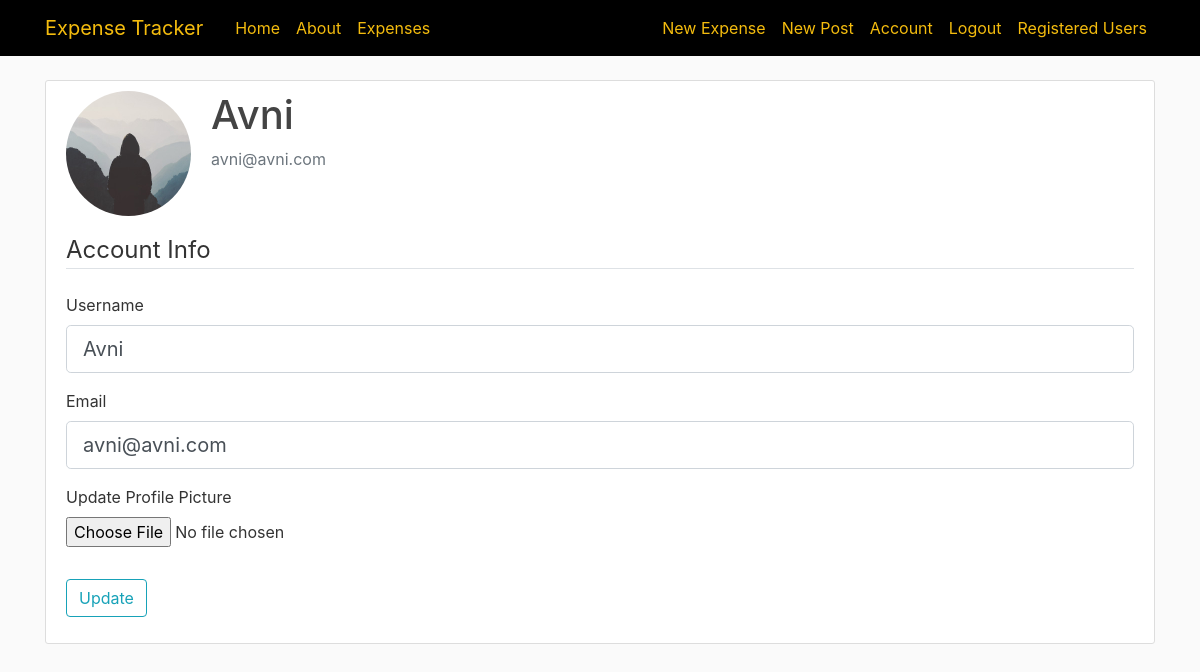
Page /account (signed in) on the earlier database version.
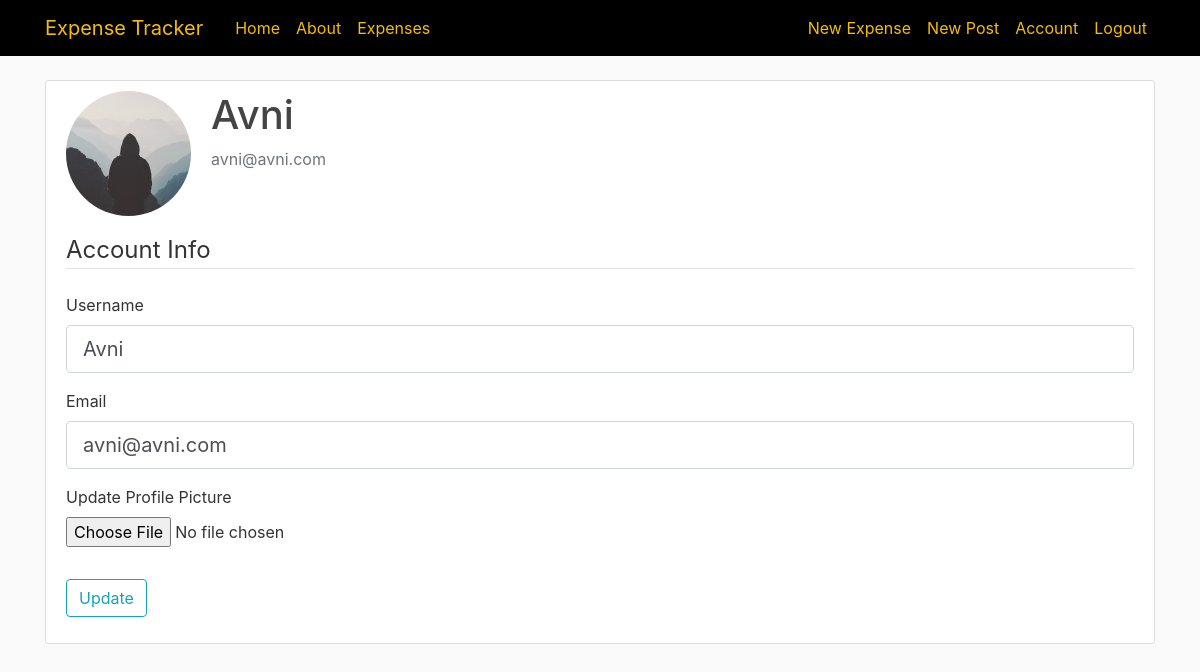
Same page on the later database version.
### approot/users/routes.py (the view)
@users.route("/account", methods=['GET', 'POST'])
@login_required
def account():
    form = UpdateAccountForm()
    if form.validate_on_submit():
        if form.picture.data:
            picture_file = save_picture(form.picture.data)
            current_user.image_file = picture_file
        current_user.username = form.username.data
        current_user.email = form.email.data
        db.session.commit()
        flash('Your account has been updated!', 'success')
        return redirect(url_for('users.account'))
    elif request.method == 'GET':
        form.username.data = current_user.username
        form.email.data = current_user.email
    image_file = url_for('static', filename='profile_pics/' + current_user.image_file)
    return render_template('user/account.html', title='Account',
                           image_file=image_file, form=form)

### approot/users/forms.py (shortened to what this page needs)
class UpdateAccountForm(FlaskForm):
    username = StringField('Username',
                           validators=[DataRequired(), Length(min=2, max=20)])
    email = StringField('Email',
                        validators=[DataRequired(), Email()])
    picture = FileField('Update Profile Picture', validators=[FileAllowed(['jpg', 'png'])])
    submit = SubmitField('Update')

### approot/models.py (called while the page is built)
@login_manager.user_loader
def load_user(user_id):
    return User.query.get(int(user_id))

### approot/templates/user/account.html (shortened to what this page needs)
{% extends "layout.html" %}
{% block content %}
    <div class="content-section">
      <div class="media">
        <img class="rounded-circle account-img" src="{{ image_file }}">
        <div class="media-body">
          <h2 class="account-heading">{{ current_user.username }}</h2>
          <p class="text-secondary">{{ current_user.email }}</p>
        </div>
      </div>
        <form method="POST" action="" enctype="multipart/form-data">
            <fieldset class="form-group">
                <legend class="border-bottom mb-4">Account Info</legend>
                <div class="form-group">
                    {{ form.username.label(class="form-control-label") }}
                    {% if form.username.errors %}
                        {{ form.username(class="form-control form-control-lg is-invalid") }}
                        <div class="invalid-feedback">
                            {% for error in form.username.errors %}
                                <span>{{ error }}</span>
                            {% endfor %}
                        </div>
                    {% else %}
                        {{ form.username(class="form-control form-control-lg") }}
                    {% endif %}
                </div>
                <div class="form-group">
                    {{ form.email.label(class="form-control-label") }}
                    {% if form.email.errors %}
                        {{ form.email(class="form-control form-control-lg is-invalid") }}
                        <div class="invalid-feedback">
                            {% for error in form.email.errors %}
                                <span>{{ error }}</span>
                            {% endfor %}
                        </div>
                    {% else %}
                        {{ form.email(class="form-control form-control-lg") }}
                    {% endif %}
                </div>
                <div class="form-group">
                    {{ form.picture.label() }}
                    {{ form.picture(class="form-control-file") }}
                </div>
            </fieldset>
            <div class="form-group">
                {{ form.submit(class="btn btn-outline-info") }}
            </div>
        </form>
    </div>
{% endblock content %}

Differences in the rows shown:
changed User "Avni": role "Admin" → "Regular" (drawn)
Other differences:
text no longer shown: "Registered Users"
